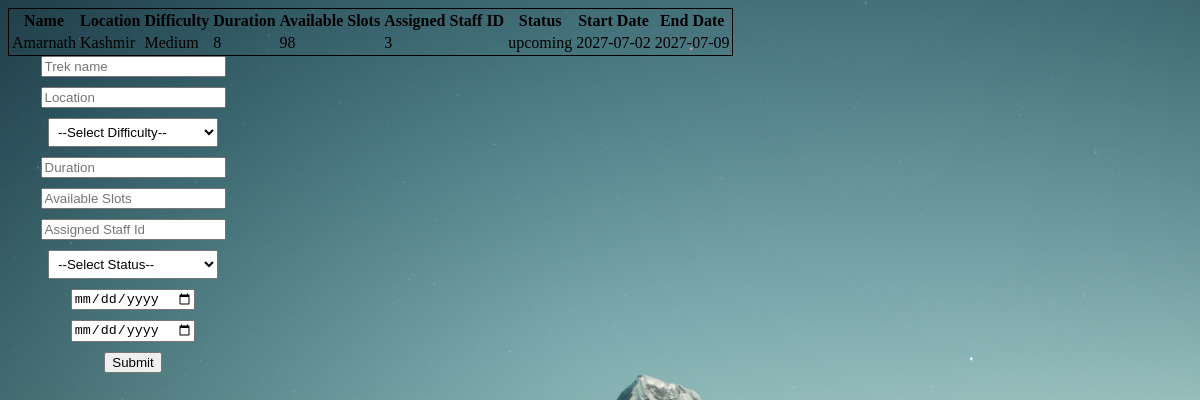
The page /edit-trek/1 (signed in) on the database as committed earlier.
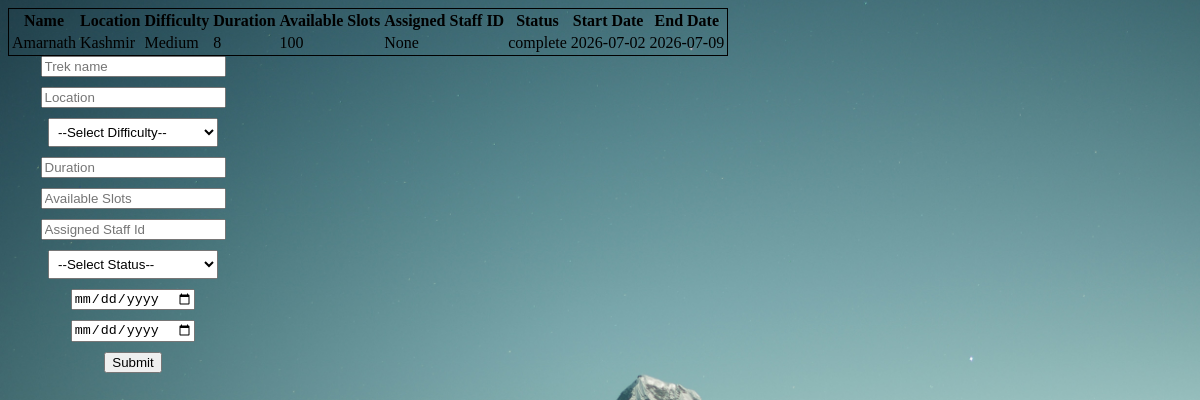
The same page on the database as committed later.
### models.py (models this page shows)
class Trek(db.Model):
    __tablename__="treks"
    trek_id=db.Column(db.Integer,primary_key=True)
    name=db.Column(db.String(100),nullable=False)
    location=db.Column(db.String(100),nullable=False)
    difficulty=db.Column(db.String(50),nullable=False)
    duration=db.Column(db.Integer,nullable=False)
    available_slots=db.Column(db.Integer,nullable=False)
    assigned_staff_id=db.Column(db.Integer,db.ForeignKey("users.user_id"),nullable=True)
    status=db.Column(db.String(50),nullable=False)
    start_date=db.Column(db.Date, nullable=False)
    end_date=db.Column(db.Date, nullable=False)
    bookings=db.relationship("Booking",backref="treks",lazy=True)

### app.py (the view, shortened to what this page needs)
@app.route("/edit-trek/<int:trek_id>",methods=["GET","POST"])
def edittrek(trek_id):
    if session.get("role")!="admin":
        return "You are not the Admin"
    trek_to_edit=Trek.query.filter_by(trek_id=trek_id).first()
    if trek_to_edit==None:
        return "Invalid Trek ID"
    if request.method=="GET":
        return render_template("admin/edit-trek.html",trek=trek_to_edit)

### templates/admin/edit-trek.html (shortened to what this page needs)
<!DOCTYPE html>
<html lang="en">
<head>
    <link href="../static/css/style.css" rel="stylesheet">
</head>
<body class="bg-mountains">
    <table style="border: 1px solid;">
        <tr>
            <th>Name</th>
            <th>Location</th>
            <th>Difficulty</th>
            <th>Duration</th>
            <th>Available Slots</th>
            <th>Assigned Staff ID</th>
            <th>Status</th>
            <th>Start Date</th>
            <th>End Date</th>
        </tr>
        <tr>
            <td>{{trek.name}}</td>
            <td>{{trek.location}}</td>
            <td>{{trek.difficulty}}</td>
            <td>{{trek.duration}}</td>
            <td>{{trek.available_slots}}</td>
            <td>{{trek.assigned_staff_id}}</td>
            <td>{{trek.status}}</td>
            <td>{{trek.start_date}}</td>
            <td>{{trek.end_date}}</td>
        </tr>
    </table>
    <form method="post" action="/edit-trek/{{trek.trek_id}}">
        <input type="text" placeholder="Trek name" name="name" required>
        <input type="text" placeholder="Location" name="location" required>
        <select name="difficulty" required>
            <option value="" selected disabled>--Select Difficulty--</option>
        </select>
        <input type="text" placeholder="Duration" name="duration" required>
        <input type="text" placeholder="Available Slots" name="available_slots" required>
        <input type="text" placeholder="Assigned Staff Id" name="assigned_staff_id" required>
        <select name="status" required>
            <option value="" selected disabled>--Select Status--</option>
        </select>
        <input type="date" name="start_date" required>
        <input type="date" name="end_date" required>
        <button type="submit">Submit</button>
    </form>
</body>
</html>

### static/css/style.css (style rules this page uses)
form { display: flex; flex-direction: column; align-items: center; width: 250px; gap: 10px; }
.bg-mountains { background-image: url(../images/login-page-mountains.jpg); background-repeat: no-repeat; background-size: cover; background-position: center; min-height: 90vh; }
select { width: 170px; padding: 5px; }

Rows that differ between the two databases and show on the page:
changed Trek "Amarnath": available_slots "98" → "100"; assigned_staff_id "3" → "None"; status "upcoming" → "complete"; start_date "2027-07-02" → "2026-07-02"; end_date "2027-07-09" → "2026-07-09"
